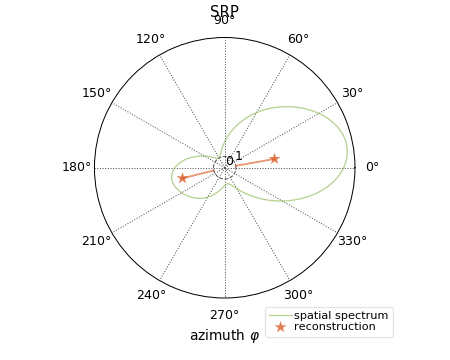

Here is the Python script that generated this plot:
import numpy as np
from scipy.signal import fftconvolve
import matplotlib.pyplot as plt
import librosa
import pyroomacoustics as pra


class MicrophoneArray(object):
    def __init__(self, center, n, r):
        self.center = center
        self.n = n
        self.r = r
        self.first = None

    def coordinates(self):
        phi = np.arange(self.n - 1) * 2. * np.pi / (self.n - 1)
        return np.hstack((self.center[:, np.newaxis], np.array(self.center)[:, np.newaxis] + \
                          self.r * np.vstack((np.sin(phi), np.cos(phi)))))


class DoAEstimation(object):
    def __init__(self):
        self.room_dim = np.r_[10., 10.]
        CHANNEL = 7
        self.nfft = 256  # FFT size
        self.fs = 16000  # sampling frequency
        Lg_t = 0.100  # Filter size in seconds
        self.Lg = np.ceil(Lg_t * self.fs)
        self.freq_bins = np.arange(5, 60)  # FFT bins to use for estimation
        mic = MicrophoneArray(self.room_dim / 2, n=CHANNEL, r=0.0425)
        self.R = mic.coordinates()
        self.azimuth = []
        self.beamformer = pra.Beamformer(self.R, self.fs, N=self.nfft, Lg=self.Lg)

    def doa(self, mic_signal_array, algorithm='SRP', view=True):
        X = np.array([
            pra.stft(signal, self.nfft, self.nfft // 2, transform=np.fft.rfft).T
            for signal in mic_signal_array])
        doa = pra.doa.algorithms[algorithm](self.R, self.fs, self.nfft, c=343., max_four=4)
        # this call here perform localization on the frames in X
        doa.locate_sources(X, num_src=1, freq_bins=self.freq_bins)
        self.azimuth = doa.azimuth_recon
        if view:
            doa.polar_plt_dirac()
            plt.title(algorithm)
            plt.savefig('doa.png')
            plt.close()